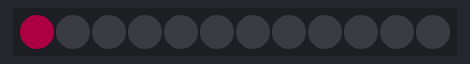
A sketch run on a simulated ATtiny85, built with avr-gcc and run on an emulated ATtiny85. Parts: 12 RGB LEDs in strip order, left to right. Dim RGB values are drawn brighter than linear.

Above: at 0.05 s.
At 0.76 s:
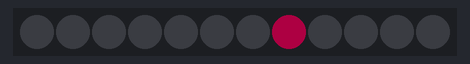
At 1.16 s:
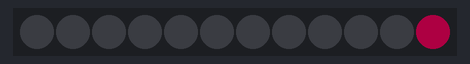
At 1.56 s:
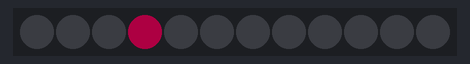

Measured:
- by itself, everything shown: repeats every 1.2 s, in 12 steps

The sketch:

BouleNoel2024B03.ino
```cpp
  // BouleNoel2024B03
  // Chase doux
  // ATtiny85
  // Ring 12 LEDs
  // claude.dufourmont@laposte.net
  // https://www.youtube.com/c/ClaudeDufourmont
  // https://github.com/claudiusmarius

  #include <Adafruit_NeoPixel.h>
  #define PIN 0
  #define NUM_LEDS 12
  #define BRIGHTNESS 50

  Adafruit_NeoPixel strip = Adafruit_NeoPixel(NUM_LEDS, PIN, NEO_GRB + NEO_KHZ800);

  void setup()
  {
  strip.begin();
  strip.setBrightness(BRIGHTNESS);
  strip.show();
  }

  void loop()
  {
  for (int i = 0; i < NUM_LEDS; i++)
  {
  strip.clear();
  strip.setPixelColor(i, strip.Color(255, 0, 100)); // Violet doux
  strip.show();
  delay(100);
  }
  }
```
